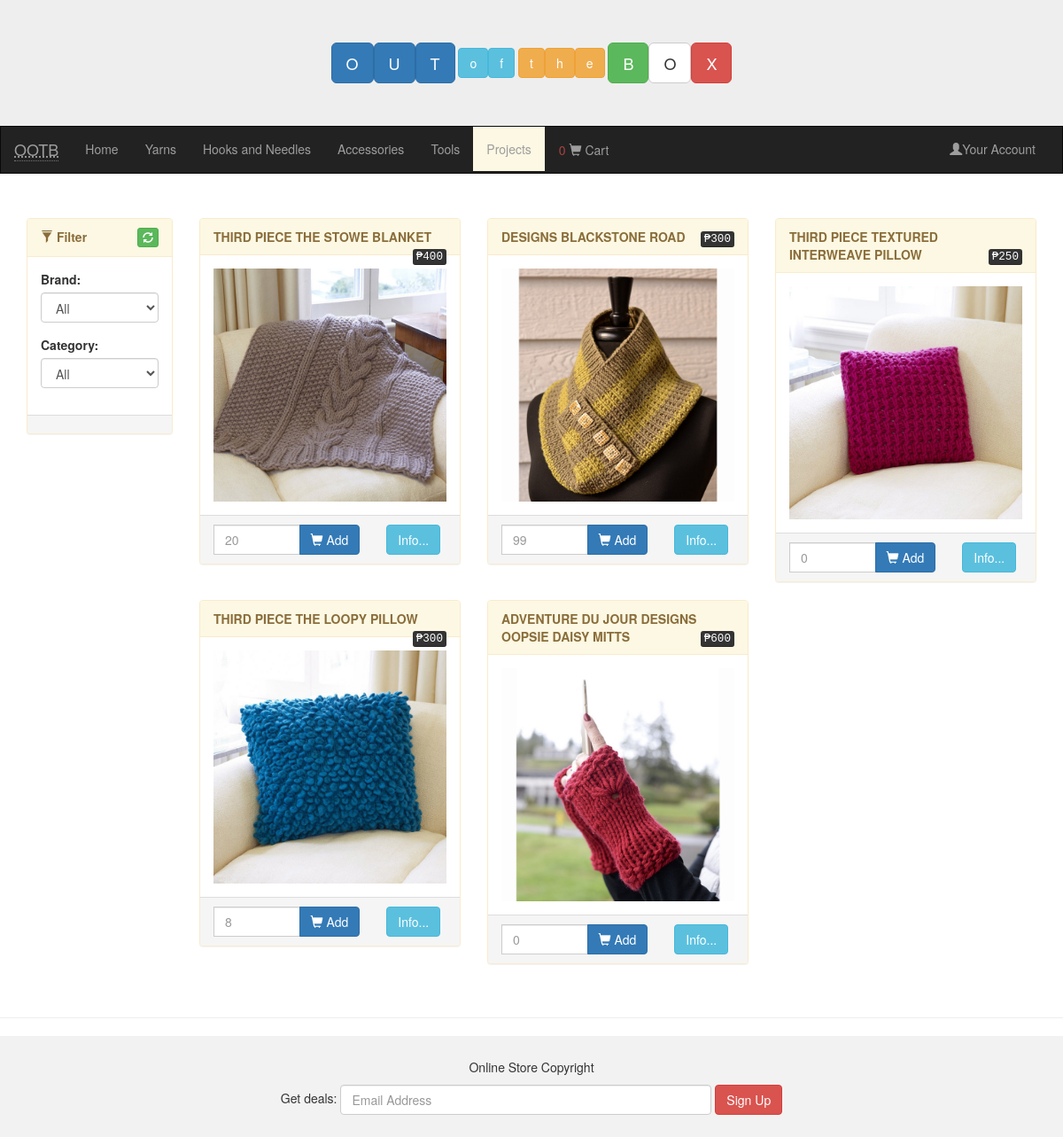
Page /ootb/projects/index.php on the committed database.
### tables this page shows
CREATE TABLE `ootb_projects` (
  `product_id` int(11) NOT NULL,
  `product_sku` varchar(250) NOT NULL,
  `product_name` varchar(250) NOT NULL,
  `product_category` varchar(250) NOT NULL,
  `product_brand` varchar(250) NOT NULL,
  `product_details` varchar(1000) NOT NULL,
  `product_price` varchar(250) NOT NULL,
  `product_quantity` varchar(250) NOT NULL,
  `product_image` varchar(1000) NOT NULL
);

### ootb/projects/index.php (the view, shortened to what this page needs)
<!DOCTYPE html>
<html lang="en">
<?php
 include("../include/db_logout.php");
  ?>
<head>
  <link rel="stylesheet" href="https://maxcdn.bootstrapcdn.com/bootstrap/3.3.7/css/bootstrap.min.css">
</head>
<body>
<div class="jumbotron">
  <div class="container text-center">
    <?php include('../include/header.php'); ?>
  </div>
</div>
<nav class="navbar navbar-inverse">
  <div class="container-fluid">
    <div class="navbar-header">
      <a class="navbar-brand" href="#"><abbr title="Out of the Box">OOTB</abbr></a>
    </div>
    <div class="collapse navbar-collapse" id="myNavbar">
       <ul class="nav navbar-nav">
        <li><a href="../">Home</a></li>
        <li><a href="../yarns">Yarns</a></li>
        <li><a href="../hooks_needles">Hooks and Needles</a></li>
        <li><a href="../accessories">Accessories</a></li>
        <li><a href="../tools">Tools</a></li>
        <li class="bg-warning"><a href="#">Projects</a></li>
        <li>
          <a href="#" class="btn btn-link viewprod" data-toggle="modal" data-target="#myModalcart" data-backdrop="static">
          <span class="text-danger">
            <?php
              $transaction = $_SESSION['transaction_session'];
              $p_mycart = mysqli_query($con,"SELECT * FROM `ootb_temp_transaction` WHERE transaction_id = '$transaction' AND status='pending'");
              echo $count = mysqli_num_rows($p_mycart);
             ?>
          </span>
          <span class="glyphicon glyphicon-shopping-cart"></span>
           Cart
           </a>
         </li>
      </ul>
      <ul class="nav navbar-nav navbar-right">
        <li><a href="../login.php"><span class="glyphicon glyphicon-user"></span>Your Account</a></li>
      </ul>
    </div>
  </div>
</nav>
<div class="container">
<div class="row">
    <div class="col-sm-2">
            <div class="panel panel-warning">
              <div class="panel-heading">
                <div class="row">
                      <div class="col-sm-8"><b><span class="glyphicon glyphicon-filter"></span> Filter</b></div>
                      <div class="col-sm-4"><a href="http://localhost/ootb/projects/" class="btn btn-xs btn-success pull-right"><span class="glyphicon glyphicon-refresh"></span></a></div>
                 </div>
              </div>
              <div class="panel-body table-responsive">
                <form>
                  <div class="form-group">
                     <label for="filter_brand">Brand:</label>
                    <select class="form-control filteryarn" id="filter_brand">
                      <option value="all">All</option>
                    </select>
                  </div>
                  <div class="form-group">
                     <label for="filter_color">Category:</label>
                    <select class="form-control filteryarn" id="filter_type">
                      <option value="all">All</option>
                    </select>
                  </div>
                </form>
              </div>
              <div class="panel-footer"></div>
            </div>
    </div>
    <div class="col-sm-10">
  <div class="row">
  <?php
                       if (isset($_GET['Filter'])) {
                        if ($_GET['brand'] == "all") {
                        $pbrand = "";
                        }else{
                        $pbrand = $_GET['brand'];
                        }
                        if ($_GET['category'] == "all") {
                        $ptype = "";
                        }else{
                        $ptype = $_GET['category'];
                        }
                        $prodlist = mysqli_query($con,"SELECT * FROM `ootb_projects` WHERE product_brand LIKE'%$pbrand%' AND product_category LIKE'%$ptype%'");
                    }else{
                            $prodlist = mysqli_query($con,"SELECT * FROM `ootb_projects`");
                    }
    while ($row = mysqli_fetch_assoc($prodlist)) { ?>
    <div class="col-sm-4">
      <div class="panel panel-warning">
        <div class="panel-heading"><span class="text-uppercase"><strong><?php echo $row['product_name']; ?></strong></span><span class="pull-right"><kbd>&#8369;<?php echo $row['product_price']; ?></kbd></span></div>
        <div class="panel-body"><img src="../images/<?php echo $row['product_image']; ?>" class="img-responsive" style="width:100%" alt="Image"></div>
        <div class="panel-footer">
          <div class="row">
            <div class="col-sm-8">
              <form action="<?php echo htmlspecialchars("transaction_exe.php");?>" method="GET">
                <div class="input-group">
                    <input class="form-control" name="quantity" type="number" placeholder="<?php echo $row['product_quantity']; ?>" min="1" max="<?php echo $row['product_quantity']; ?>" required>
                <div class="input-group-btn">
                    <button class="btn btn-primary" type="submit" name="addtocart"><span class="glyphicon glyphicon-shopping-cart"></span> Add </button>
                </div>
                </div>
              </form>
            </div>
            <div class="col-sm-4">
                <a href="" class="btn btn-info viewprod" data-toggle="modal" data-target="#myModaledit" data-backdrop="static"
                             data-id="<?php echo $row['product_id']; ?>" data-sku="<?php echo $row['product_sku']; ?>" data-name="<?php echo $row['product_name']; ?>" data-style="<?php echo $row['product_category']; ?>" data-brand="<?php echo $row['product_brand']; ?>" data-price="<?php echo $row['product_price']; ?>" data-quantity="<?php echo $row['product_quantity']; ?>" data-details="<?php echo $row['product_details']; ?>" data-image="<?php echo $row['product_image']; ?>">Info...</a>
            </div>
          </div>
        </div>
      </div>
    </div>
    <?php } ?>
  </div>
	</div>
</div>
</div>
<br>
<hr/>
<footer class="container-fluid text-center">
  <p>Online Store Copyright</p>
  <form class="form-inline">Get deals:
    <input type="email" class="form-control" size="50" placeholder="Email Address">
    <button type="button" class="btn btn-danger">Sign Up</button>
  </form>
</footer>
</body>
</html>

### ootb/projects/index.php (style rules this page uses)
.navbar { margin-bottom: 50px; border-radius: 0; }
.jumbotron { margin-bottom: 0; }
footer { background-color: #f2f2f2; padding: 25px; }

### rows in the picture
ootb_projects: product_name "THIRD PIECE THE STOWE BLANKET", product_price "400", product_image (placeholder picture), quantity "20"
ootb_projects: product_name "DESIGNS BLACKSTONE ROAD", product_price "300", product_image (picture), quantity "99"
ootb_projects: product_name "THIRD PIECE TEXTURED INTERWEAVE PILLOW", product_price "250", product_image (picture), quantity "0"
ootb_projects: product_name "THIRD PIECE THE LOOPY PILLOW", product_price "300", product_image (picture), quantity "8"
ootb_projects: product_name "ADVENTURE DU JOUR DESIGNS OOPSIE DAISY MITTS", product_price "600", product_image (picture), quantity "0"

### other values in the picture
$count = mysqli_num_rows($p_mycart) "0"
